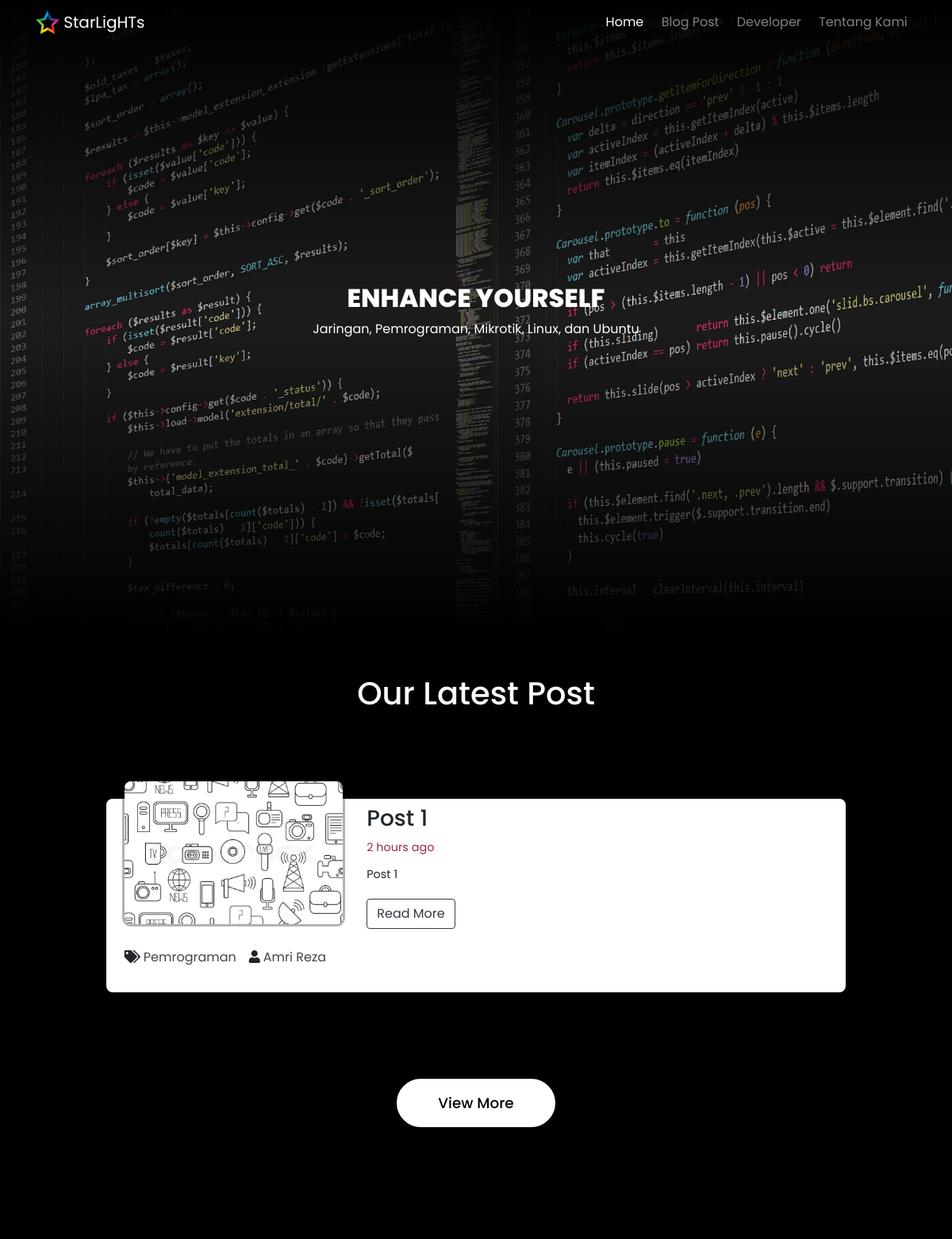
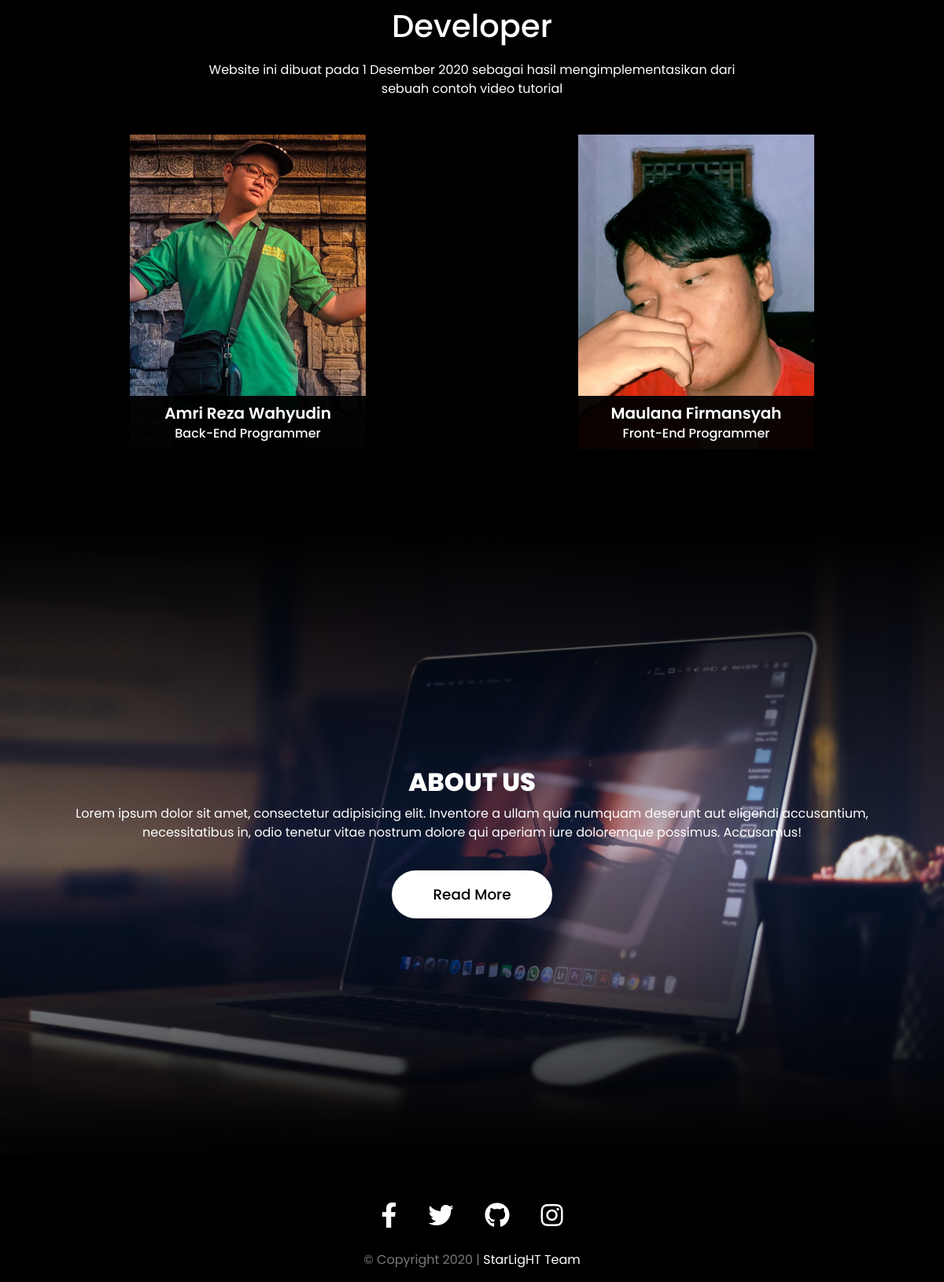
The page / on the database its author committed (2 pictures, top to bottom).
### blog/models.py (models this page shows, shortened)
class Post(models.Model):
    title = models.CharField(max_length=50)
    slug = models.SlugField()
    category = models.CharField(max_length=50, choices=Categories.choices, default=Categories.LAINNYA)
    thumbnail = models.ImageField(upload_to=UPLOAD_TO, default='img/default.webp')
    excerpt = models.CharField(max_length=150)
    author = models.ForeignKey(User, on_delete=models.CASCADE, related_name='blog_post', null=True)
    content = models.TextField()
    featured = models.BooleanField(default=False)
    date_created = models.DateTimeField(default=datetime.now, blank=True)
    status = models.IntegerField(choices=STATUS, default=0)
    class Meta:
        ordering = ['-date_created']

### blog/views.py (the view)
# urls.py: path('', views.home_page, name='home-page'),
def home_page(request):
    featured_post = Post.objects.get(featured=True)
    context = {
        'id': 'Home Page',
        'post': featured_post
    }
    return render(request, 'homepage.html', context)

### templates/homepage.html (shortened to what this page needs)
{% extends 'base.html' %}
{% block content %}
{% load static %}
{% load humanize %}
<header>
	<nav class="navbar navbar-expand-lg navbar-dark bg-dark fixed-top">
		<div class="container">
			<a class="navbar-brand" href="#">
				<img src="{% static 'img/logo.webp' %}" width="30" height="30" class="d-inline-block align-top" alt="">
				StarLigHTs
			</a>
			<div class="collapse navbar-collapse" id="navbarSupportedContent">
				<ul class="navbar-nav ml-lg-auto">
					<li class="nav-item">
						<a class="nav-link" href="#home">Home <span class="sr-only">(current)</span></a>
					</li>
					<li class="nav-item">
						<a class="nav-link" href="#blog">Blog Post</a>
					</li>
					<li class="nav-item">
						<a class="nav-link" href="#developer">Developer</a>
					</li>
					<li class="nav-item">
						<a class="nav-link" href="#about">Tentang Kami</a>
					</li>
				</ul>
			</div>
		</div>
	</nav>
</header>
<div class="jumbotron jumbotron-fluid height100p banner" id="home">
	<div class="container h100">
		<div class="contentBox h100">
			<div>
				<h1 data-aos="fade-up" ata-aos-duration="1000" data-aos-delay="0">Enhance Yourself</h1>
				<p data-aos="fade-up" ata-aos-duration="1000" data-aos-delay="500">Jaringan, Pemrograman, Mikrotik,
					Linux, dan Ubuntu</p>
			</div>
		</div>
	</div>
</div>
<section class="blog" id="blog">
	<div class="container">
		<div class="row">
			<div class="offset-sm-2 col-sm-8">
				<div class="headerText text-center">
					<h2 data-aos="fade-up" ata-aos-duration="1000" data-aos-delay="0">Our Latest Post</h2>
				</div>
			</div>
		</div>
		<div class="row main-row p-2" data-aos="fade-up" ata-aos-duration="1000" data-aos-delay="0">
			<div class="col-lg-4 col-md-12 col-sm-12" data-aos="fade-up" ata-aos-duration="1000" data-aos-delay="100">
				<div class="blog-img">
					<img src="{{ post.thumbnail.url }}" alt="Post" class="img-fluid">
				</div>
				<div class="row">
					<div class="col-sm-12 mb-2">
						<ul class="list-group list-group-horizontal">
							<li class="list-group-item">
								<i class="fas fa-tags" aria-hidden="true"></i><a href="#" class="ml-1">{{ post.category }}</a></i>
							</li>
							<div class="post-infoku ml-3">
								<p class="admin"><i class="fas fa-user"></i><a href="#" class="ml-1">{{ post.author.get_full_name }}</a></p>
							</div>
						</ul>
					</div>
				</div>
			</div>
			<div class="col-lg-8 col-md-12 col-sm-12" data-aos="fade-up" ata-aos-duration="1000" data-aos-delay="200">
				<div class="blog-title mb-2">
					<h3>{{ post.title}}</h3>
				</div>
				<div class="blog-date mb-2 text-muted">
					<span>{{ post.date_created | naturaltime }}</span>
				</div>
				<div class="blog-desc">
					<p>{{ post.excerpt }}</p>
				</div>
				<div class="blog-read-more mb-2">
                    <a href="{% url 'post-detail' post.slug %}">
					<button class="btn btn-outline-dark">Read More</button>
                    </a>
				</div>
			</div>
		</div>
		<div class="button-blogpost">
			<a href="{% url  'blog-home' %}" class="btn btnD1" data-aos="fade-up" ata-aos-duration="1000" data-aos-delay="0">View
				More</a>
		</div>
	</div>
</section>
<section class="developer" id="developer">
	<div class="container">
		<div class="row">
			<div class="offset-sm-2 col-sm-8">
				<div class="headerText text-center">
					<h2 data-aos="fade-up" ata-aos-duration="1000" data-aos-delay="0">Developer</h2>
					<p data-aos="fade-up" ata-aos-duration="1000" data-aos-delay="100">Website ini dibuat pada 1
						Desember 2020 sebagai hasil mengimplementasikan dari sebuah contoh video tutorial</p>
				</div>
			</div>
		</div>
		<div class="row">
			<div class="col-6">
				<div class="placeBox" data-aos="fade-up" ata-aos-duration="1000" data-aos-delay="500">
					<div class="imgBx">
						<img src="{% static 'img/amri.webp' %}" class="img-fluid image-resize max-height">
					</div>
					<div class="content">
						<h3>Amri Reza Wahyudin<br><span>Back-End Programmer</span></h3>
					</div>
				</div>
			</div>
			<div class="col-6" data-aos="fade-up" ata-aos-duration="1000" data-aos-delay="1000">
				<div class="placeBox">
					<div class="imgBx">
						<img src="{% static 'img/maul.webp' %}" class="img-fluid image-resize">
					</div>
					<div class="content">
						<h3>Maulana Firmansyah<br><span>Front-End Programmer</span></h3>
					</div>
				</div>
			</div>
		</div>
	</div>
</section>
<section class="about" id="about">
	<div class="container h100">
		<div class="contentBox h100">
			<div>
				<h1 data-aos="fade-up" ata-aos-duration="1000" data-aos-delay="0">About Us</h1>
				<p data-aos="fade-up" ata-aos-duration="1000" data-aos-delay="500">Lorem ipsum dolor sit amet,
					consectetur adipisicing elit. Inventore a ullam quia numquam deserunt aut eligendi accusantium,
					necessitatibus in, odio tenetur vitae nostrum dolore qui aperiam iure doloremque possimus.
					Accusamus!</p>
				<a href="#" class="btn btnD1" data-aos="fade-up" ata-aos-duration="1000" data-aos-delay="1000">Read
					More</a>
			</div>
		</div>
	</div>
</section>
<footer>
	<div class="container">
		<div class="row">
			<div class="col-sm-12">
				<ul class="sci">
					<li><a href="https://web.facebook.com/maulana.firmansyah.1485/"><i class="fab fa-facebook-f"></i></a></li>
					<li><a href="https://twitter.com/maulanazxz"><i class="fab fa-twitter"></i></a></li>
					<li><a href="https://github.com/iMazXZ"><i class="fab fa-github"></i></a></li>
					<li><a href="https://www.instagram.com/maulanazxz/"><i class="fab fa-instagram"></i></a></li>
				</ul>
				<p class="cpryt">© Copyright 2020 | <a href="#">StarLigHT Team</a></p>
			</div>
		</div>
	</div>
</footer>
{% endblock %}

### static/css/homepage.css (style rules this page uses)
* { outline: none !important; scroll-behavior: smooth; }
body { font-family: 'Poppins', sans-serif; }
header { position: relative; z-index: 1000000; }
p { font-size: 1rem }
.navbar { background: transparent !important; transition: 0.5s; }
.banner { position: relative; top: 0; width: 100%; height: 100vh; background: url(../img/bgcoding.webp); background-size: cover; margin-bottom: 0; }
.banner:before, .about:before { content: ''; position: absolute; top: 0; left: 0; width: 100%; height: 400px; background: linear-gradient(#000, transparent); pointer-events: none; }
.banner:after, .about:after { content: ''; position: absolute; bottom: 0; left: 0; width: 100%; height: 400px; background: linear-gradient(360deg, #000, transparent); pointer-events: none; }
.height100p { height: 100vh; }
.h100 { height: 100%; }
.contentBox { position: relative; display: flex; justify-content: center; align-items: center; text-align: center; z-index: 10; }
.contentBox h1 { font-weight: 800; color: #ffffff; text-shadow: #262626; text-transform: uppercase; font-size: 5rem; }
.contentBox p { color: #ffffff; text-shadow: #262626; font-size: 1.3rem; }
.blog { position: relative; padding: 50px 0; background-color: #000000; }
.main-row { margin: 8%; background-color: #fff; box-shadow: 0 0 10px 10px rgba(0, 0, 0, .05); border-radius: 0.5rem; }
.blog-img img { width: 400px; max-height: 180px; transform: translateY(-30px); object-fit: cover; border-radius: 0.5rem; box-shadow: 0 0 0px 3px rgba(0, 0, 0, .3); }
.list-group-item { border: 0px solid; padding: 0rem 0rem; }
a { color: #444444; }
.blog-date span { font-size: 0.9rem; color: #962c51; }
.blog-desc>p { font-style: normal; font-size: 0.9rem; line-height: 2; }
.button-blogpost { text-align: center; }
.developer { padding: 100px 0; background: #000; }
.headerText { color: #ffffff; }
.headerText h2 { font-size: 2.5rem; margin-bottom: 20px; }
.placeBox { position: relative; max-width: 300px; height: 400px; margin: 0 auto; background: #000; margin-top: 30px; }
.placeBox .imgBx { width: 100%; height: 100%; }
.placeBox .imgBx img { object-fit: cover; width: 100%; height: 100%; }
.placeBox .content { position: absolute; top: 0; left: 0; width: 100%; height: 100%; display: flex; justify-content: baseline; align-items: flex-end; }
.placeBox .content h3 { position: relative; margin: 0; padding: 10px; background: rgba(0, 0, 0, .95); color: #ffffff; font-size: 20px; font-weight: 600; width: 100%; text-align: center; }
.placeBox .content h3 span { font-size: 16px; font-weight: 500; }
.about { position: relative; background: url(../img/bgcoding2.webp); background-size: cover; height: 100vh; }
.btnD1 { border: 2px solid #fff; color: #000; background: #fff; border-radius: 50px; padding: 15px 50px; font-size: 1.15rem; outline: none; font-weight: 500; margin-top: 20px; }
footer { background: #000000; padding: 50px 0 0; }
.sci { margin: 0; padding: 0; display: flex; justify-content: center; align-items: center; }
.sci li { list-style: none; margin: 0 20px; }
.sci li a { color: #ffffff; font-size: 2em; transition: 0.5s; }
.cpryt { margin-top: 20px; text-align: center; color: #777777; }
.cpryt a, .cpryt:hover { color: #fff; }
@media (min-width: 992px) { .navbar-expand-lg .navbar-nav .nav-link { padding-right: .7rem; padding-left: .7rem; } }
.banner { min-height: 100vh; padding: 100px 0; }
.contentBox h1 { font-size: 2rem; }
.contentBox p { font-size: 1rem; }
.navbar-nav .nav-link { padding-right: 0; padding-left: 20px; }

### rows shown on the page
Post: thumbnail (placeholder picture), category "Pemrograman", author.get_full_name "Amri Reza", title "Post 1", date_created "2 hours ago", excerpt "Post 1"
